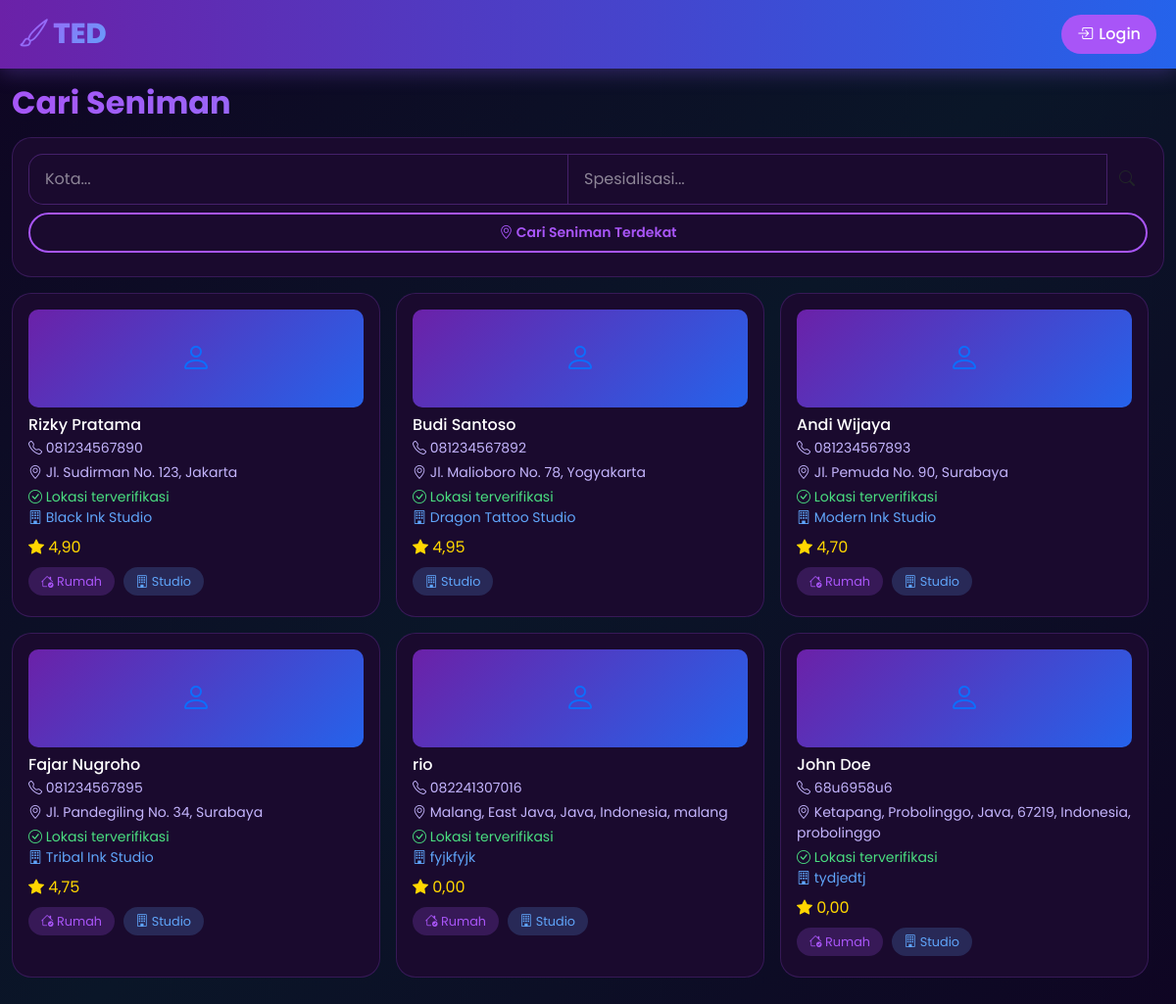
Screenshot of /artists/ with the database file from the repository.
### tedapp/models.py (models this page shows, shortened)
class Artist(models.Model):
    user = models.OneToOneField(User, on_delete=models.CASCADE, null=True, blank=True, related_name='artist_profile')
    name = models.CharField(max_length=200)
    nickname = models.CharField(max_length=100)
    photo = models.ImageField(upload_to='artists/', blank=True, null=True)
    phone = models.CharField(max_length=20)
    email = models.EmailField(blank=True)
    address = models.CharField(max_length=300)
    city = models.CharField(max_length=100)
    latitude = models.DecimalField(max_digits=9, decimal_places=6, null=True, blank=True)
    longitude = models.DecimalField(max_digits=9, decimal_places=6, null=True, blank=True)
    current_latitude = models.DecimalField(max_digits=9, decimal_places=6, null=True, blank=True, help_text='Lokasi saat ini (mobile tracking)')
    current_longitude = models.DecimalField(max_digits=9, decimal_places=6, null=True, blank=True, help_text='Lokasi saat ini (mobile tracking)')
    description = models.TextField()
    specializations = models.CharField(max_length=300)
    experience_years = models.IntegerField(default=0)
    rating = models.DecimalField(max_digits=3, decimal_places=2, default=0)
    total_reviews = models.IntegerField(default=0)
    is_available_home = models.BooleanField(default=True)
    is_available_studio = models.BooleanField(default=True)
    home_service_fee = models.DecimalField(max_digits=10, decimal_places=0, default=0)
    studio_name = models.CharField(max_length=200, blank=True)
    studio_address = models.CharField(max_length=300, blank=True)
    service_radius_km = models.DecimalField(max_digits=5, decimal_places=2, default=20, help_text='Radius layanan dalam km')
    is_verified = models.BooleanField(default=False)
    is_active = models.BooleanField(default=True)
    is_online = models.BooleanField(default=False, help_text='Artist sedang online/menerima order')
    payment_gopay = models.CharField(max_length=30, blank=True, help_text='Nomor GoPay')
    payment_ovo = models.CharField(max_length=30, blank=True, help_text='Nomor OVO')
    payment_dana = models.CharField(max_length=30, blank=True, help_text='Nomor DANA')
    payment_shopeepay = models.CharField(max_length=30, blank=True, help_text='Nomor ShopeePay')
    payment_transfer = models.CharField(max_length=50, blank=True, help_text='Nomor Rekening Transfer Bank')
    payment_bank_name = models.CharField(max_length=50, blank=True, help_text='Nama Bank')
    created_at = models.DateTimeField(auto_now_add=True)
    @property
    def has_location(self):
        return bool(self.latitude and self.longitude)

### tedapp/views.py (the view, shortened to what this page needs)
# urls.py: path('artists/', views.artists, name='artists'),
def artists(request):
    lat = request.GET.get('lat')
    lng = request.GET.get('lng')
    radius = request.GET.get('radius', 20)
    city = request.GET.get('city', '')
    specialty = request.GET.get('specialty', '')
    service_type = request.GET.get('service_type', '')
    artists_list = Artist.objects.filter(is_active=True, is_online=True)
    if city:
        artists_list = artists_list.filter(city__icontains=city)
    if specialty:
        artists_list = artists_list.filter(specializations__icontains=specialty)
    context = {
        'artists': artists_list,
        'cities': Artist.objects.filter(is_active=True).values_list('city', flat=True).distinct(),
        'user_lat': lat,
        'user_lng': lng,
    }
    return render(request, 'tedapp/artists.html', context)

### tedapp/templates/tedapp/artists.html (shortened to what this page needs)
{% extends 'tedapp/base.html' %}
{% load static %}
{% load custom_filters %}
{% block extra_css %}
<link rel="stylesheet" href="{% static 'artists.css' %}" />
{% endblock %}
{% block content %}
<div class="container py-3">
    <h2 class="section-title mb-3">Cari Seniman</h2>
    <div class="card-ted p-3 mb-3">
        <form method="GET" action="{% url 'artists' %}">
            <div class="input-group">
                <input type="text" name="city" class="form-control" placeholder="Kota..." value="{{ request.GET.city }}">
                <input type="text" name="specialty" class="form-control" placeholder="Spesialisasi..." value="{{ request.GET.specialty }}">
                <button type="submit" class="btn btn-ted-primary">
                    <i class="bi bi-search"></i>
                </button>
            </div>
        </form>
        <button class="btn btn-ted-secondary btn-sm w-100 mt-2" onclick="ArtistsPage.requestLocationAndSearch()">
            <i class="bi bi-geo-alt"></i> Cari Seniman Terdekat
        </button>
    </div>
    <div id="artistList">
        <div class="row g-3">
            {% for artist in artists %}
            <div class="col-6 col-md-4">
                <a href="{% url 'artist_detail' artist.id %}" class="text-decoration-none">
                    <div class="card-ted p-3 h-100">
                        {% if artist.photo %}
                        <img src="{{ artist.photo.url }}" class="w-100 mb-2" style="height: 100px; object-fit: cover; border-radius: 10px;" alt="{{ artist.name }}">
                        {% else %}
                        <div class="d-flex align-items-center justify-content-center mb-2" style="height: 100px; background: linear-gradient(135deg, var(--primary-purple) 0%, var(--primary-blue) 100%); border-radius: 10px;">
                            <i class="bi bi-person fs-2"></i>
                        </div>
                        {% endif %}
                        <h6 class="mb-1 text-white">{{ artist.name }}</h6>
                        <small class="d-block mb-1" style="color: var(--text-secondary);">
                            <i class="bi bi-telephone"></i> {{ artist.phone }}
                        </small>
                        <small class="d-block mb-1" style="color: var(--text-secondary);">
                            <i class="bi bi-geo-alt"></i> {{ artist.address }}, {{ artist.city }}
                        </small>
                        {% if artist.has_location %}
                        <small class="d-block" style="color: #4ade80;">
                            <i class="bi bi-check-circle"></i> Lokasi terverifikasi
                        </small>
                        {% else %}
                        <small class="d-block" style="color: #f87171;">
                            <i class="bi bi-exclamation-triangle"></i> Lokasi belum di-set
                        </small>
                        {% endif %}
                        {% if artist.studio_name %}
                        <small class="d-block mb-1" style="color: var(--accent-blue);">
                            <i class="bi bi-building"></i> {{ artist.studio_name }}
                        </small>
                        {% endif %}
                        <div class="mt-2">
                            <span class="rating-stars"><i class="bi bi-star-fill"></i> {{ artist.rating }}</span>
                        </div>
                        <div class="d-flex flex-wrap gap-1 mt-2">
                            {% if artist.is_available_home %}
                            <span class="service-badge"><i class="bi bi-house-check"></i> Rumah</span>
                            {% endif %}
                            {% if artist.is_available_studio %}
                            <span class="service-badge" style="background: rgba(96, 165, 250, 0.2); color: var(--accent-blue);"><i class="bi bi-building"></i> Studio</span>
                            {% endif %}
                        </div>
                    </div>
                </a>
            </div>
            {% empty %}
            <div class="col-12 text-center py-5">
                <i class="bi bi-emoji-frown fs-1" style="color: var(--accent-purple);"></i>
                <h5 class="mt-3">Tidak ditemukan</h5>
                <p style="color: var(--text-secondary);">Coba ubah filter pencarian</p>
            </div>
            {% endfor %}
        </div>
    </div>
</div>
{% endblock %}

### static/base.css (style rules this page uses)
:root { --primary-purple: #6B21A8; --primary-purple-light: #9333EA; --primary-purple-dark: #581C87; --primary-blue: #2563EB; --primary-blue-light: #3B82F6; --primary-blue-dark: #1D4ED8; --accent-purple: #A855F7; --accent-blue: #60A5FA; --dark-bg: #0F0523; --card-bg: #1A0A2E; --text-primary: #FFFFFF; --text-secondary: #C4B5FD; --safe-area-bottom: env(safe-area-inset-bottom, 0px); }
* { margin: 0; padding: 0; box-sizing: border-box; -webkit-tap-highlight-color: transparent; -webkit-touch-callout: none; -webkit-user-select: none; user-select: none; }
html { overflow-x: hidden !important; max-width: 100vw !important; width: 100% !important; touch-action: pan-y pinch-zoom; }
body { font-family: 'Poppins', sans-serif; background: linear-gradient(135deg, var(--dark-bg) 0%, #0A1628 50%, var(--dark-bg) 100%); color: var(--text-primary); min-height: 100vh; overflow-x: hidden !important; overflow-y: auto; -webkit-overflow-scrolling: touch; padding-top: 70px; padding-bottom: 20px; max-width: 100%; width: 100%; touch-action: pan-y; }
.container, .row, section, article, main, nav, header, footer, div { max-width: 100%; overflow-x: hidden; }
@media (min-width: 1025px) { body { padding-top: 70px; } }
@media (min-width: 1025px) { .container { max-width: 1200px; } }
.btn-ted-secondary { background: transparent; border: 2px solid var(--accent-purple); color: var(--accent-purple); font-weight: 600; padding: 0.5rem 1.5rem; border-radius: 50px; transition: all 0.3s ease; }
.card-ted { background: var(--card-bg); border: 1px solid rgba(168, 85, 247, 0.2); border-radius: 20px; overflow: hidden; transition: all 0.3s ease; }
.section-title { font-weight: 700; background: linear-gradient(135deg, var(--accent-purple) 0%, var(--accent-blue) 100%); -webkit-background-clip: text; -webkit-text-fill-color: transparent; background-clip: text; }
.form-control { background: var(--card-bg); border: 1px solid rgba(168, 85, 247, 0.3); color: var(--text-primary); border-radius: 15px; padding: 0.8rem 1rem; }
.form-control::placeholder { color: rgba(255, 255, 255, 0.5); }
.rating-stars { color: #FFD700; }
.service-badge { background: rgba(168, 85, 247, 0.2); color: var(--accent-purple); border-radius: 20px; padding: 0.3rem 0.8rem; font-size: 0.8rem; margin-right: 0.3rem; margin-bottom: 0.3rem; display: inline-block; }
@media (min-width: 769px) { body { padding-top: 70px; } }

### rows the page displays
Artist: name "Rizky Pratama", phone "081234567890", address "Jl. Sudirman No. 123", city "Jakarta", latitude "Lokasi terverifikasi", studio_name "Black Ink Studio", rating "4,90", is_available_home True (drawn), is_available_studio True (drawn)
Artist: name "Budi Santoso", phone "081234567892", address "Jl. Malioboro No. 78", city "Yogyakarta", latitude "Lokasi terverifikasi", studio_name "Dragon Tattoo Studio", rating "4,95", is_available_studio True (drawn)
Artist: name "Andi Wijaya", phone "081234567893", address "Jl. Pemuda No. 90", city "Surabaya", latitude "Lokasi terverifikasi", studio_name "Modern Ink Studio", rating "4,70", is_available_home True (drawn), is_available_studio True (drawn)
Artist: name "Fajar Nugroho", phone "081234567895", address "Jl. Pandegiling No. 34", city "Surabaya", latitude "Lokasi terverifikasi", studio_name "Tribal Ink Studio", rating "4,75", is_available_home True (drawn), is_available_studio True (drawn)
Artist: name "rio", phone "082241307016", address "Malang, East Java, Java, Indonesia", city "malang", latitude "Lokasi terverifikasi", studio_name "fyjkfyjk", rating "0,00", is_available_home True (drawn), is_available_studio True (drawn)
Artist: name "John Doe", phone "68u6958u6", address "Ketapang, Probolinggo, Java, 67219, Indonesia", city "probolinggo", latitude "Lokasi terverifikasi", studio_name "tydjedtj", rating "0,00", is_available_home True (drawn), is_available_studio True (drawn)
